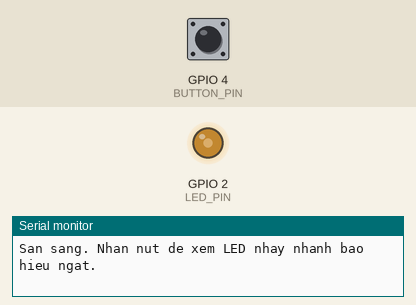
Recording of a program running on a simulated ESP32. Parts: output pins drawn as LEDs (lit = HIGH), the last lines printed to the serial monitor. The test bench sets the inputs (shaded band); at power-on: GPIO 4 (BUTTON_PIN) HIGH.

Above: at 1.4 s.
1.5 s: GPIO 4 (BUTTON_PIN) pulled LOW for 0.15 s
At 2.97 s:
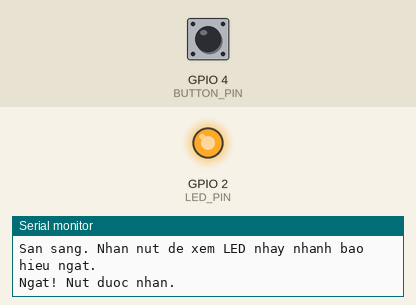
4.5 s: GPIO 4 (BUTTON_PIN) pulled LOW for 1 s
At 5.25 s:
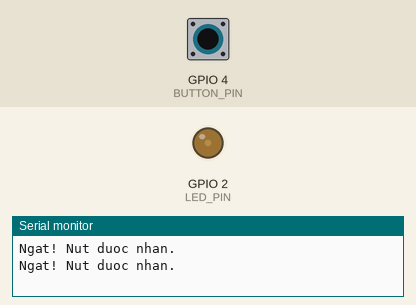
Timing chart, 0 to 13.5 s (numbered marks = the images above; inputs shaded):
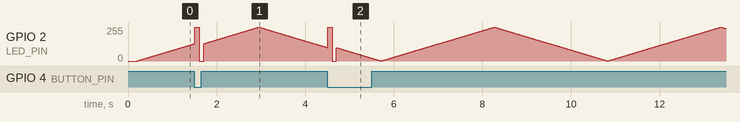

The program:

main.cpp
```cpp
#include <Arduino.h>
#include <esp_arduino_version.h>

#define BUTTON_PIN   4    // Chân nút nhấn (ngắt ngoài)
#define LED_PIN      2    // Chân LED (điều khiển bằng PWM qua LEDC)
#define LED_CHANNEL  0    // Kênh LEDC (chỉ dùng cho core Arduino-ESP32 v2.x)
#define LED_FREQ     5000
#define LED_RES_BITS 8    // 8-bit -> giá trị PWM 0-255

#define DEBOUNCE_MS  200  // Bỏ qua các lần nhấn cách nhau quá gần (dội phím)

// Cờ báo hiệu đã có sự kiện nhấn nút, dùng chung giữa ISR và loop()
volatile bool buttonPressed = false;

// ----------------- TRÌNH PHỤC VỤ NGẮT (ISR) -----------------
void IRAM_ATTR handleInterrupt() {
    buttonPressed = true;   // ISR ngắn gọn, chỉ đặt cờ
}

void setLED(int brightness) {
#if ESP_ARDUINO_VERSION_MAJOR >= 3
    ledcWrite(LED_PIN, brightness);
#else
    ledcWrite(LED_CHANNEL, brightness);
#endif
}

// Chớp LED một cái để báo đã nhận ngắt
void flashLED() {
    setLED(255);
    delay(100);
    setLED(0);
    delay(100);
}

void setup() {
    Serial.begin(115200);
    delay(200);
    Serial.println("\n=== BAI 1: Ngat ngoai + PWM LED (ESP32 / PlatformIO) ===");

    pinMode(BUTTON_PIN, INPUT_PULLUP);

    // Thiết lập PWM (LEDC) cho LED: tần số 5000Hz, độ phân giải 8-bit (0-255)
#if ESP_ARDUINO_VERSION_MAJOR >= 3
    ledcAttach(LED_PIN, LED_FREQ, LED_RES_BITS);
#else
    ledcSetup(LED_CHANNEL, LED_FREQ, LED_RES_BITS);
    ledcAttachPin(LED_PIN, LED_CHANNEL);
#endif

    // Gắn ngắt ngoài: khi tín hiệu tại BUTTON_PIN chuyển từ HIGH -> LOW (FALLING)
    // thì gọi hàm handleInterrupt()
    attachInterrupt(digitalPinToInterrupt(BUTTON_PIN), handleInterrupt, FALLING);

    Serial.println("San sang. Nhan nut de xem LED nhay nhanh bao hieu ngat.");
}

void loop() {
    static int brightness = 0;
    static int step = 1;
    static unsigned long lastPress = 0;

    // Kiểm tra cờ ngắt ở mỗi bước fading -> phản hồi gần như tức thì
    if (buttonPressed) {
        buttonPressed = false;

        if (millis() - lastPress > DEBOUNCE_MS) {
            lastPress = millis();
            Serial.println("Ngat! Nut duoc nhan.");
            flashLED();
        }
    }

    // Fading: tăng/giảm độ sáng từng bước
    brightness += step;
    if (brightness <= 0 || brightness >= 255) {
        step = -step;
    }

    setLED(brightness);
    delay(10);
}
```
